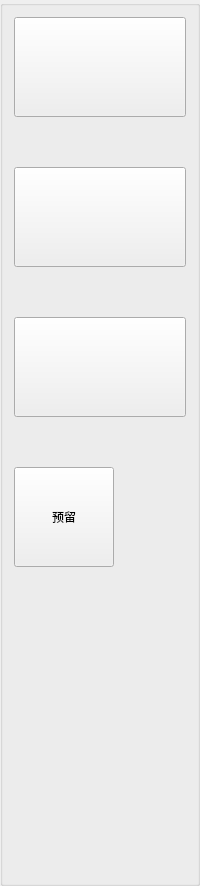
      <widget class="QGroupBox" name="groupBox">
       <property name="styleSheet">
        <string notr="true">QGroupBox
{
   border-color: rgb(78, 78, 78);
}

</string>
       </property>
       <property name="title">
        <string/>
       </property>
       <layout class="QVBoxLayout" name="verticalLayout">
        <property name="spacing">
         <number>50</number>
        </property>
        <item>
         <widget class="QPushButton" name="pushButton_main">
          <property name="minimumSize">
           <size>
            <width>100</width>
            <height>100</height>
           </size>
          </property>
          <property name="text">
           <string/>
          </property>
          <property name="checkable">
           <bool>true</bool>
          </property>
         </widget>
        </item>
        <item>
         <widget class="QPushButton" name="pushButton_light">
          <property name="minimumSize">
           <size>
            <width>100</width>
            <height>100</height>
           </size>
          </property>
          <property name="text">
           <string/>
          </property>
          <property name="checkable">
           <bool>true</bool>
          </property>
         </widget>
        </item>
        <item>
         <widget class="QPushButton" name="pushButton_tempature">
          <property name="minimumSize">
           <size>
            <width>100</width>
            <height>100</height>
           </size>
          </property>
          <property name="text">
           <string/>
          </property>
          <property name="checkable">
           <bool>true</bool>
          </property>
         </widget>
        </item>
        <item>
         <widget class="QPushButton" name="pushButton_reserve">
          <property name="minimumSize">
           <size>
            <width>100</width>
            <height>100</height>
           </size>
          </property>
          <property name="maximumSize">
           <size>
            <width>50</width>
            <height>16777215</height>
           </size>
          </property>
          <property name="text">
           <string>预留</string>
          </property>
         </widget>
        </item>
        <item>
         <spacer name="verticalSpacer">
          <property name="orientation">
           <enum>Qt::Vertical</enum>
          </property>
          <property name="sizeHint" stdset="0">
           <size>
            <width>20</width>
            <height>305</height>
           </size>
          </property>
         </spacer>
        </item>
       </layout>
      </widget>
